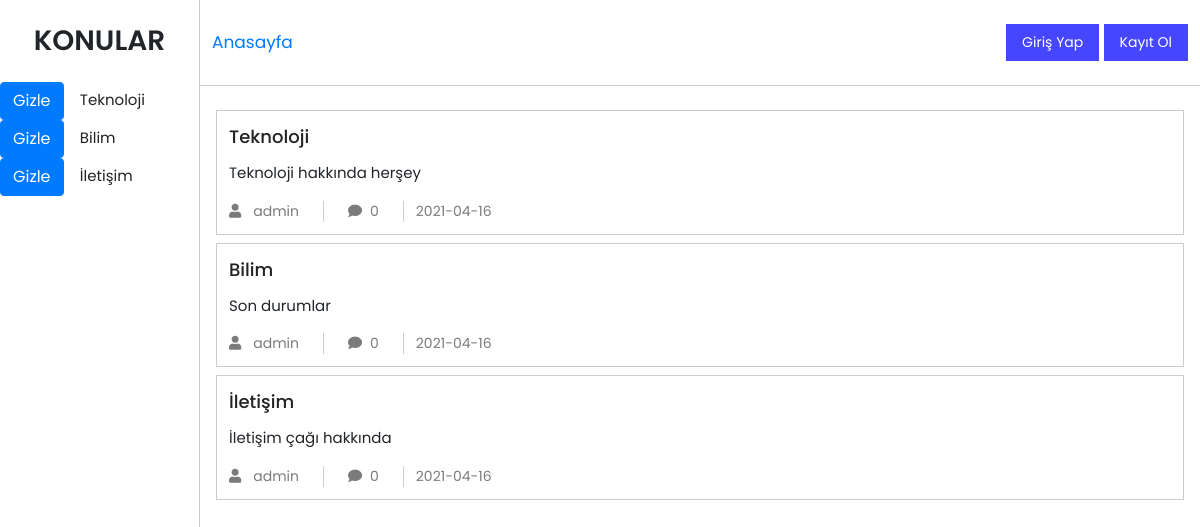
The page / on the database its author committed.
### tables this page shows
CREATE TABLE `konu` (
  `id` int(11) NOT NULL,
  `baslik` varchar(100) NOT NULL,
  `konuadi` varchar(100) NOT NULL,
  `olusturanid` int(11) NOT NULL,
  `olusturmatarihi` date NOT NULL
);

CREATE TABLE `kullanici` (
  `id` int(11) NOT NULL,
  `kullaniciadi` varchar(100) NOT NULL,
  `sifre` varchar(100) NOT NULL,
  `eposta` varchar(100) NOT NULL,
  `yetki` int(11) NOT NULL
);

### fonksiyon.php (called while the page is built, shortened)
<?php
$vt = mysqli_connect("localhost", "root", "", "forumvt");
function kullaniciBilgisi($kid)
{
    global $vt;
    $sorgu = "SELECT * FROM kullanici WHERE id=$kid";
    $sonuclar = $vt->query($sorgu);
    if ($satir = $sonuclar->fetch_assoc()) {
        return $satir;
    }
}
function yorumSayisi($konuid)
{
    global $vt;
    $sorgu = "SELECT count(konuyorum.id) as 'yorumsayisi' FROM konuyorum WHERE id=$konuid GROUP BY konuyorum.konuid";
    $sonuclar = $vt->query($sorgu);
}
function tumKonular()
{
    global $vt;
    $sorgu = "SELECT konu.* FROM konu";
    $sonuclar = $vt->query($sorgu);
    $dizi = [];
    while ($satir = $sonuclar->fetch_assoc()) {
        array_push($dizi,$satir);
    }
    return $dizi;
}

### index.php (the view, shortened to what this page needs)
<!doctype html>
<html lang="en">
<?php
require_once("fonksiyon.php");
?>
<head>
  <link rel="stylesheet" href="https://stackpath.bootstrapcdn.com/bootstrap/4.3.1/css/bootstrap.min.css">
  <link rel="stylesheet" href="https://cdnjs.cloudflare.com/ajax/libs/font-awesome/5.15.3/css/all.min.css" />
  <link rel="stylesheet" href="css/style.css">
</head>
<body>
  <div class="forum-container">
    <div class="forum forum-left">
      <h3>KONULAR</h3>
      <div class="forum-subjects d-flex flex-column">
        <?php
        $konular = tumKonular();
        foreach ($konular as $konu) {
          echo "<div id='{$konu['id']}'>
           <button class='btn btn-primary' onclick='hide({$konu['id']})'>Gizle</button>
           <a href='konu-icerigi.php?kid={$konu['id']}' > {$konu['baslik']}</a>
            </div>";
        }
        ?>
      </div>
    </div>
    <div class="forum forum-right">
      <header class="d-flex justify-content-between align-items-center">
        <a href="index.php" class="anasayfa">Anasayfa</a>
        <?php
        if (isset($_SESSION['kid']) == false) {
        ?>
          <div class="login">
            <input type="button" data-toggle="modal" data-target="#girisModal" data-whatever="@mdo" value="Giriş Yap" />
            <input type="button" data-toggle="modal" data-target="#kayitModal" data-whatever="@mdo" value="Kayıt Ol" />
          </div>
        <?php
        } else {
        ?>
          <div class="login">
            <a class="btn btn-primary" href="fonksiyon.php?cikis=1"><?php echo kullaniciBilgisi($_SESSION['kid'])['kullaniciadi']; ?> - Çıkış Yap</a>
          </div>
        <?php
        }
        ?>
      </header>
      <div class="forum-content">
        <?php
        $konular = tumKonular();
        foreach ($konular as $konu) {
          $kullanici = kullaniciBilgisi($konu['olusturanid']);
          $yorumsayisi = yorumSayisi($konu['id']) == null ? 0 : yorumSayisi($konu['id']);
        ?>
          <div class="forum-item">
            <a href="konu-icerigi.php?kid=<?php echo $konu['id']; ?>" class="konu-adi"><?php echo $konu['baslik']; ?></a>
            <p class="konu-aciklaması"><?php echo $konu['konuadi']; ?></p>
            <div class="user d-flex align-items-center">
              <a href="#"><i class="fas fa-user"></i><?php echo $kullanici['kullaniciadi'];  ?></a>
              <div class="info d-flex align-items-center">
                <p><i class="fas fa-comment"></i><?php echo $yorumsayisi; ?></p>
                <p><?php echo $konu['olusturmatarihi']; ?></p>
              </div>
            </div>
          </div>
        <?php
        }
        ?>
      </div>
    </div>
  </div>
</body>
</html>

### css/style.css (style rules this page uses)
* { padding: 0px; margin: 0px; text-decoration: none !important; }
body { font-family: 'Poppins', sans-serif; overflow-y: hidden; }
.forum-container { display: -ms-grid; display: grid; -ms-grid-columns: 1.5fr 10.5fr; grid-template-columns: 1.5fr 10.5fr; }
.forum-container .forum { min-height: 100vh; max-height: 100vh; }
.forum-container .forum-left { border-right: 1px solid #ccc; overflow-y: scroll; }
.forum-container .forum-left h3 { font-weight: 600; margin: 24px 12px; text-align: center; }
.forum-container .forum-left .forum-subjects a { padding: 12px; text-align: center; color: #222222; font-size: 15px; }
.forum-container .forum-right { overflow-y: scroll; }
.forum-container .forum-right header { border-bottom: 1px solid #ccc; padding: 24px 12px; }
.forum-container .forum-right header .anasayfa { font-size: 17px; }
.forum-container .forum-right header .login input { border: none; padding: 8px 16px; background: #4646ff; color: #fff; font-size: 14px; outline: none; }
.forum-container .forum-right .forum-content { position: relative; padding: 24px 16px; min-height: 100vh; }
.forum-container .forum-right .forum-content .forum-item { padding: 12px; border: 1px solid #ccc; margin-bottom: 8px; }
.forum-container .forum-right .forum-content .forum-item .konu-adi { color: #222222; font-size: 18px; font-weight: 500; }
.forum-container .forum-right .forum-content .forum-item .konu-aciklaması { margin-top: 12px; }
.forum-container .forum-right .forum-content .forum-item p { font-size: 15px; display: -webkit-box; -webkit-line-clamp: 2; -webkit-box-orient: vertical; overflow: hidden; text-overflow: ellipsis; }
.forum-container .forum-right .forum-content .forum-item .user a { font-size: 14px; color: #7b7b7b; padding-right: 24px; border-right: 1px solid #ccc; }
.forum-container .forum-right .forum-content .forum-item .user a i { margin-right: 12px; }
.forum-container .forum-right .forum-content .forum-item .user .info { margin-left: 24px; }
.forum-container .forum-right .forum-content .forum-item .user .info p:first-child { margin-right: 12px; padding-right: 24px; border-right: 1px solid #ccc; }
.forum-container .forum-right .forum-content .forum-item .user .info p { color: #7b7b7b; font-size: 14px; margin-bottom: 0rem; }
.forum-container .forum-right .forum-content .forum-item .user .info p i { margin-right: 8px; }
@media only screen and (max-width: 1500px) { .forum-container { -ms-grid-columns: 2fr 10fr; grid-template-columns: 2fr 10fr; } }

### rows shown on the page
konu: baslik "Teknoloji", konuadi "Teknoloji hakkında herşey", kullanici.kullaniciadi "admin", yorumsayisi "0", olusturmatarihi "2021-04-16"
konu: baslik "Bilim", konuadi "Son durumlar", kullanici.kullaniciadi "admin", yorumsayisi "0", olusturmatarihi "2021-04-16"
konu: baslik "İletişim", konuadi "İletişim çağı hakkında", kullanici.kullaniciadi "admin", yorumsayisi "0", olusturmatarihi "2021-04-16"
